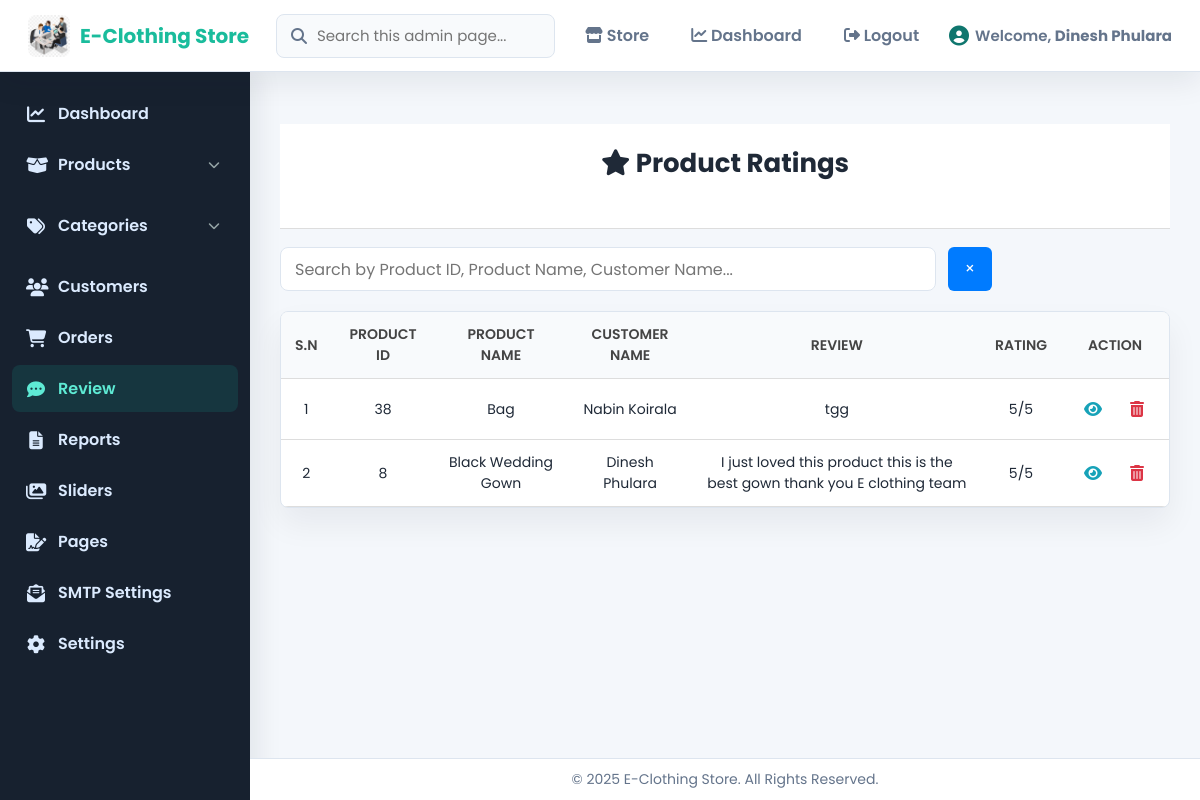
Screenshot of /Admin/product_rating_review.php (signed in) with the database file from the repository.
### tables this page shows
CREATE TABLE `store_settings` (
  `id` int NOT NULL AUTO_INCREMENT,
  `store_name` varchar(255) NOT NULL,
  `store_logo` varchar(255) DEFAULT NULL,
  `contact_number` varchar(50) DEFAULT NULL,
  `store_email` varchar(255) DEFAULT NULL,
  `store_address` varchar(255) DEFAULT NULL,
  `store_information` text,
  `established_date` varchar(50) DEFAULT NULL,
  `currency_code` varchar(10) NOT NULL DEFAULT 'NPR',
  `currency_symbol` varchar(20) NOT NULL DEFAULT 'Rs',
  PRIMARY KEY (`id`)
);

CREATE TABLE `product_ratings` (
  `id` int NOT NULL AUTO_INCREMENT,
  `product_id` int NOT NULL,
  `user_id` int NOT NULL,
  `rating` int NOT NULL,
  `review` text,
  `created_at` timestamp NOT NULL DEFAULT CURRENT_TIMESTAMP,
  `deleted_at` datetime DEFAULT NULL,
  PRIMARY KEY (`id`),
  KEY `product_id` (`product_id`),
  KEY `user_id` (`user_id`),
  CONSTRAINT `product_ratings_ibfk_1` FOREIGN KEY (`product_id`) REFERENCES `product` (`id`) ON DELETE CASCADE,
  CONSTRAINT `product_ratings_ibfk_2` FOREIGN KEY (`user_id`) REFERENCES `users` (`id`) ON DELETE CASCADE,
  CONSTRAINT `product_ratings_chk_1` CHECK ((`rating` between 1 and 5))
);

CREATE TABLE `product` (
  `id` int NOT NULL AUTO_INCREMENT,
  `name` varchar(100) DEFAULT NULL,
  `description` text,
  `price` decimal(10,2) DEFAULT NULL,
  `quantity` int DEFAULT NULL,
  `sku` varchar(100) DEFAULT NULL,
  `category_id` int DEFAULT NULL,
  `image` varchar(255) DEFAULT NULL,
  `created_at` datetime DEFAULT CURRENT_TIMESTAMP,
  `deleted_at` datetime DEFAULT NULL,
  PRIMARY KEY (`id`),
  KEY `category_id` (`category_id`),
  CONSTRAINT `product_ibfk_1` FOREIGN KEY (`category_id`) REFERENCES `category` (`id`) ON DELETE CASCADE
);

CREATE TABLE `users` (
  `id` int NOT NULL AUTO_INCREMENT,
  `name` varchar(200) NOT NULL,
  `email` varchar(100) NOT NULL,
  `password` varchar(255) NOT NULL,
  `image` varchar(255) DEFAULT NULL,
  `user_type` varchar(50) DEFAULT 'user',
  `created_at` datetime DEFAULT CURRENT_TIMESTAMP,
  `deleted_at` datetime DEFAULT NULL,
  PRIMARY KEY (`id`),
  UNIQUE KEY `email` (`email`)
);

### includes/store.php (called while the page is built, shortened)
<?php
function ensure_store_settings_schema(mysqli $con): void
{
    $columns = [];
    $result = mysqli_query($con, "SHOW COLUMNS FROM store_settings");
    while ($result && $row = mysqli_fetch_assoc($result)) {
        $columns[] = $row['Field'];
    }
}
function get_store_settings(mysqli $con): array
{
    ensure_store_settings_schema($con);
    $result = mysqli_query($con, "SELECT * FROM store_settings ORDER BY id DESC LIMIT 1");
    $settings = $result ? (mysqli_fetch_assoc($result) ?: []) : [];
    return array_merge([
        'store_name' => 'E-Clothing Store',
        'store_logo' => null,
        'contact_number' => '+9779806478012',
        'store_email' => 'help@example.com',
        'store_address' => 'Dhangadhi, Kailali Nepal',
        'store_information' => 'Quality fashion, fast service, and reliable Cash on Delivery across Nepal.',
        'currency_code' => 'NPR',
        'currency_symbol' => 'Rs',
    ], $settings);
}

### Admin/product_rating_review.php (the view, shortened to what this page needs)
<?php
include '../includes/header.php';
$sql = "SELECT pr.id, pr.product_id, pr.user_id, pr.review, pr.rating,
               u.name AS customer_name, p.name AS product_name
        FROM product_ratings pr
        JOIN users u ON pr.user_id = u.id
        JOIN product p ON pr.product_id = p.id
        WHERE pr.deleted_at IS NULL
        ORDER BY pr.id DESC";
$res = mysqli_query($con, $sql);
?>
<div class="dashboard-content">
    <header class="page-header center-content text-center">
        <h1><i class="fas fa-star"></i> Product Ratings</h1>
    </header>
    <div class="search-wrapper">
        <input type="search" id="searchInput" placeholder="Search by Product ID, Product Name, Customer Name..." autocomplete="off" aria-label="Search ratings" />
        <button type="button" class="page-close-btn" title="Back to Dashboard" onclick="window.location.href='Admindashboard.php'">&times;</button>
    </div>
    <div class="table-container" role="region" aria-live="polite" aria-relevant="all">
        <table id="ratingTable" class="rating-table user-table" aria-label="Product Ratings Table">
            <thead>
                <tr>
                    <th>S.N</th>
                    <th>Product ID</th>
                    <th>Product Name</th>
                    <th>Customer Name</th>
                    <th>Review</th>
                    <th>Rating</th>
                    <th class="text-center">Action</th>
                </tr>
            </thead>
            <tbody>
                <?php
                if ($res && mysqli_num_rows($res) > 0):
                    $sn = 1;
                    while ($row = mysqli_fetch_assoc($res)):
                        $jsonData = htmlspecialchars(json_encode($row), ENT_QUOTES, 'UTF-8');
                        ?>
                        <tr>
                            <td><?= $sn++ ?></td>
                            <td><?= htmlspecialchars($row['product_id']) ?></td>
                            <td><?= htmlspecialchars($row['product_name']) ?></td>
                            <td><?= htmlspecialchars($row['customer_name']) ?></td>
                            <td><?= htmlspecialchars($row['review']) ?></td>
                            <td><?= htmlspecialchars($row['rating']) ?>/5</td>
                            <td class="text-center">
                                <div class="actions">
                                    <button class="btn view-btn" data-rating='<?= $jsonData ?>' onclick="viewRatingDetails(this)">
                                        <i class="fas fa-eye"></i>
                                    </button>
                                    <a href="product_rating_delete.php?id=<?= $row['id'] ?>" class="btn delete-btn" onclick="return confirm('Are you sure you want to delete this rating?');">
                                        <i class="fas fa-trash-alt"></i>
                                    </a>
                                </div>
                            </td>
                        </tr>
                    <?php endwhile; ?>
                <?php else: ?>
                    <tr>
                        <td colspan="7" class="text-center text-muted">No product ratings found.</td>
                    </tr>
                <?php endif; ?>
            </tbody>
        </table>
    </div>
</div>
<?php include '../includes/footer.php'; ?>

### includes/header.php (shortened to what this page needs)
<?php
require_once __DIR__ . '/store.php';
$con = require_admin(null, '../Admin/Adminlogin.php');
$adminName = $_SESSION['admin_name'] ?? $_SESSION['admin_email'];
$currentScript = strtolower(str_replace('\\', '/', $_SERVER['SCRIPT_NAME'] ?? ''));
if (!function_exists('admin_nav_active')) {
    function admin_nav_active($needles)
    {
        global $currentScript;
        foreach ((array) $needles as $needle) {
            if (str_contains($currentScript, strtolower($needle))) {
                return 'active';
            }
        }
        return '';
    }
}
$storeSettings = get_store_settings($con);
$storeName = $storeSettings['store_name'] ?? "E-Clothing Store";
$storeLogo = $storeSettings['store_logo'] ?? null;
?>
<!DOCTYPE html>
<html lang="en">
<head>
    <link rel="stylesheet" href="../assets/css/Admindashboard.css" />
    <link rel="stylesheet" href="../assets/css/add_product.css" />
    <link rel="stylesheet" href="../assets/css/view_product.css" />
    <link rel="stylesheet" href="../assets/css/edit_product.css" />
    <link rel="stylesheet" href="../assets/css/customers.css" />
    <link rel="stylesheet" href="../assets/css/admin-modern.css" />
    <link rel="stylesheet" href="https://cdnjs.cloudflare.com/ajax/libs/font-awesome/6.4.0/css/all.min.css" />
</head>
<body>
    <header class="topnav admin-topbar">
        <a class="logo admin-brand" href="../Admin/Admindashboard.php" aria-label="Admin dashboard">
            <?php if ($storeLogo): ?>
                <img src="../assets/images/<?= htmlspecialchars($storeLogo) ?>"
                    alt="<?= htmlspecialchars($storeName) ?> Logo"
                    class="admin-brand-logo">
            <?php else: ?>
                <i class="fas fa-tshirt"></i>
            <?php endif; ?>
            <span><?= htmlspecialchars($storeName) ?></span>
        </a>
        <div class="admin-search-shell">
            <i class="fas fa-search" aria-hidden="true"></i>
            <input type="search" id="adminGlobalSearch" placeholder="Search this admin page..." autocomplete="off" aria-label="Search this admin page">
        </div>
        <nav class="topnav-menu admin-actions" aria-label="Admin shortcuts">
            <a href="../index.php" class="nav-link"><i class="fas fa-store"></i> Store</a>
            <a href="../Admin/Admindashboard.php" class="nav-link <?= admin_nav_active('/admin/admindashboard.php') ?>"><i class="fas fa-chart-line"></i> Dashboard</a>
            <a href="../Admin/Logout.php" class="nav-link logout-link"><i class="fas fa-sign-out-alt"></i> Logout</a>
        </nav>
        <div class="welcome-msg">
            <i class="fas fa-user-circle"></i>
            <span>Welcome, <strong><?php echo htmlspecialchars($adminName); ?></strong></span>
        </div>
    </header>
    <aside class="sidebar">
        <ul class="sidebar-menu">
            <li><a href="../Admin/Admindashboard.php" class="sidebar-link <?= admin_nav_active('/admin/admindashboard.php') ?>"><i class="fas fa-chart-line"></i>
                    Dashboard</a></li>
            <li class="dropdown <?= admin_nav_active('/product/') ? 'open' : '' ?>">
                <a href="#" class="sidebar-link dropdown-toggle">
                    <i class="fas fa-box-open"></i> Products <i class="fas fa-chevron-down"></i>
                </a>
            </li>
            <li class="dropdown <?= admin_nav_active('/category/') ? 'open' : '' ?>">
                <a href="#" class="sidebar-link dropdown-toggle">
                    <i class="fas fa-tags"></i> Categories <i class="fas fa-chevron-down"></i>
                </a>
            </li>
            <li><a href="../Admin/customers.php" class="sidebar-link <?= admin_nav_active('/admin/customers.php') ?>"><i class="fas fa-users"></i> Customers</a></li>
            <li><a href="../Admin/Adminorders.php" class="sidebar-link <?= admin_nav_active('/admin/adminorders.php') ?>"><i class="fas fa-shopping-cart"></i> Orders</a>
            </li>
            <li><a href="../Admin/product_rating_review.php" class="sidebar-link <?= admin_nav_active('/admin/product_rating_review.php') ?>"><i class="fas fa-comment-dots"></i>
                    Review</a></li>
            <li><a href="../Admin/report.php" class="sidebar-link <?= admin_nav_active('/admin/report.php') ?>"><i class="fas fa-file-alt"></i> Reports</a></li>
            <li><a href="../Admin/sliders.php" class="sidebar-link <?= admin_nav_active('/admin/sliders.php') ?>"><i class="fas fa-images"></i> Sliders</a></li>
            <li><a href="../Admin/pages.php" class="sidebar-link <?= admin_nav_active('/admin/pages.php') ?>"><i class="fas fa-file-signature"></i> Pages</a></li>
            <li><a href="../Admin/smtp_settings.php" class="sidebar-link <?= admin_nav_active('/admin/smtp_settings.php') ?>"><i class="fas fa-envelope-open-text"></i> SMTP Settings</a></li>
            <li><a href="../Admin/setting.php" class="sidebar-link <?= admin_nav_active('/admin/setting.php') ?>"><i class="fas fa-cog"></i> Settings</a></li>
        </ul>
    </aside>
    <main class="main-content">

### assets/css/Admindashboard.css (style rules this page uses)
* { margin: 0; padding: 0; box-sizing: border-box; font-family: 'Segoe UI', Tahoma, Geneva, Verdana, sans-serif; }
body { display: flex; min-height: 100vh; background: #f9fbfc; }
.topnav { position: fixed; top: 0; left: 0; right: 0; height: 60px; background: #2d3a4a; color: #f1f3f5; display: flex; align-items: center; justify-content: space-between; padding: 0 25px; z-index: 1000; box-shadow: 0 2px 6px rgba(0,0,0,0.1); }
.topnav .logo { font-size: 20px; font-weight: 700; display: flex; align-items: center; gap: 10px; color: #1abc9c; }
.topnav nav.topnav-menu { display: flex; gap: 18px; }
.topnav nav.topnav-menu a { color: #cfd8dc; text-decoration: none; font-weight: 600; padding: 6px 12px; border-radius: 4px; transition: background 0.15s ease, color 0.15s ease; white-space: nowrap; }
.topnav .welcome-msg { font-weight: 600; font-size: 15px; display: flex; align-items: center; gap: 6px; color: #bdc3c7; }
.topnav .welcome-msg i { font-size: 20px; color: #1abc9c; }
.sidebar { position: fixed; top: 60px; left: 0; width: 220px; height: calc(100vh - 60px); background: #273746; color: #ecf0f1; padding-top: 20px; overflow-y: auto; box-shadow: inset -3px 0 5px rgba(0,0,0,0.1); }
.sidebar-menu { list-style: none; }
.sidebar-menu li { position: relative; }
.sidebar-link { display: flex; align-items: center; padding: 12px 20px; color: #ecf0f1; text-decoration: none; font-weight: 600; cursor: pointer; border-left: 4px solid transparent; transition: background 0.15s ease, border-left-color 0.15s ease, color 0.15s ease; user-select: none; }
.sidebar-link i { margin-right: 14px; font-size: 18px; }
.sidebar-link:hover, .sidebar-link.active { background: #1abc9c22; color: #1abc9c; border-left: 4px solid #1abc9c; }
.dropdown-toggle .fas.fa-chevron-down { margin-left: auto; transition: transform 0.2s ease; font-size: 12px; color: #95a5a6; }
.main-content { margin-left: 220px; padding: 90px 40px 40px 40px; flex-grow: 1; background: #f9fbfc; min-height: calc(100vh - 60px); }
.main-content h1 { font-size: 28px; margin-bottom: 25px; color: #2c3e50; user-select: none; }

### assets/css/add_product.css (style rules this page uses)
* { margin: 0; padding: 0; box-sizing: border-box; font-family: "Poppins", sans-serif; }
body { background: linear-gradient(135deg, #e3f2fd, #f3e5f5); display: flex; justify-content: center; align-items: flex-start; min-height: 100vh; padding: 50px 20px; overflow-x: hidden; overflow-y: auto; }

### assets/css/view_product.css (style rules this page uses)
* { margin: 0; padding: 0; box-sizing: border-box; }
body { font-family: 'Segoe UI', sans-serif; background-color: #f4f6f9; color: #333; }
.center-content { display: flex; justify-content: center; align-items: center; flex-direction: column; }
.text-center { text-align: center; }
.page-header { width: 100%; padding: 20px 40px; background-color: #fff; border-bottom: 1px solid #ddd; display: flex; justify-content: center; align-items: center; margin-top: 20px; }
.page-header h1 { font-size: 26px; color: #222; }
.search-wrapper { margin: 20px auto; width: 80%; display: flex; align-items: center; gap: 10px; position: relative; }
.search-wrapper input[type="search"] { flex-grow: 1; padding: 10px 14px; border: 1px solid #ccc; border-radius: 6px; font-size: 16px; outline-offset: 2px; transition: border-color 0.3s ease; }
.search-wrapper button { background-color: #007bff; color: #fff; border: none; padding: 10px 14px; border-radius: 6px; cursor: pointer; font-size: 16px; transition: background 0.3s ease; display: flex; align-items: center; justify-content: center; }
.page-close-btn { background: none; color: #666; font-size: 28px; padding: 0 12px; border-radius: 6px; border: none; cursor: pointer; transition: color 0.3s ease, background-color 0.3s ease; height: 40px; line-height: 1; }
.table-container { width: 95%; margin: 20px auto; overflow-x: auto; background: #fff; border-radius: 8px; box-shadow: 0 2px 6px rgba(0, 0, 0, 0.1); }
.actions { display: flex; justify-content: center; gap: 10px; }
.actions .btn { border: none; background: none; font-size: 16px; cursor: pointer; padding: 4px 8px; border-radius: 4px; transition: background 0.2s ease; }
.actions .view-btn { color: #17a2b8; }
.actions .delete-btn { color: #dc3545; }

### assets/css/edit_product.css (style rules this page uses)
* { margin: 0; padding: 0; box-sizing: border-box; font-family: "Poppins", sans-serif; }
body { background: linear-gradient(135deg, #e3f2fd, #f3e5f5); display: flex; justify-content: center; align-items: flex-start; min-height: 100vh; padding: 50px 20px; overflow-x: hidden; overflow-y: auto; }

### rows the page displays
store_settings: store_logo (picture), store_name "E-Clothing Store"
product_ratings: product "38", product.name "Bag", user.name "Nabin Koirala", review "tgg", rating "5"
product_ratings: product "8", product.name "Black Wedding Gown", user.name "Dinesh Phulara", review "I just loved this product this is the best gown thank you E clothing team", rating "5"

### other values shown
$adminName "Dinesh Phulara"
